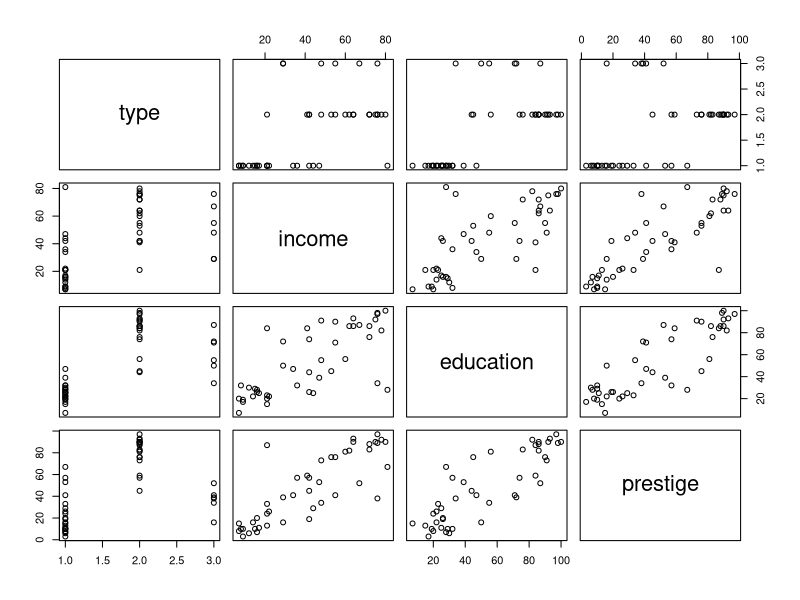
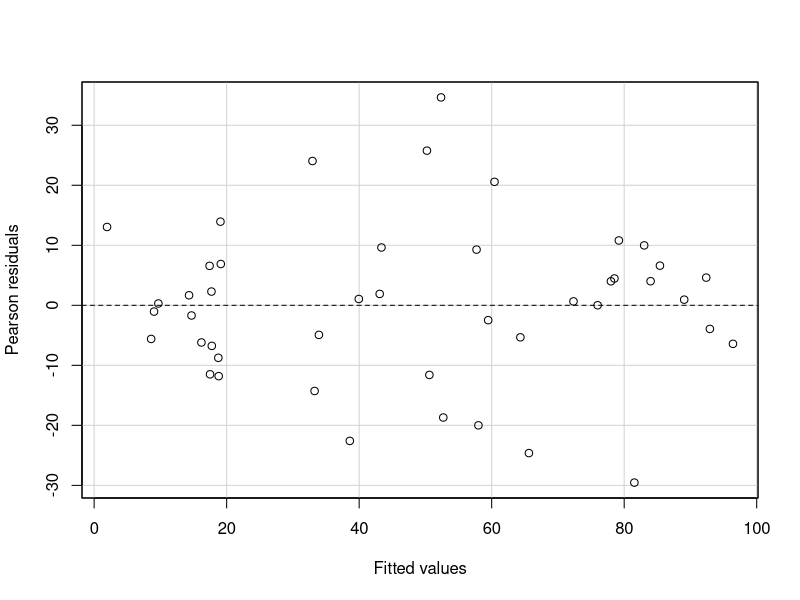
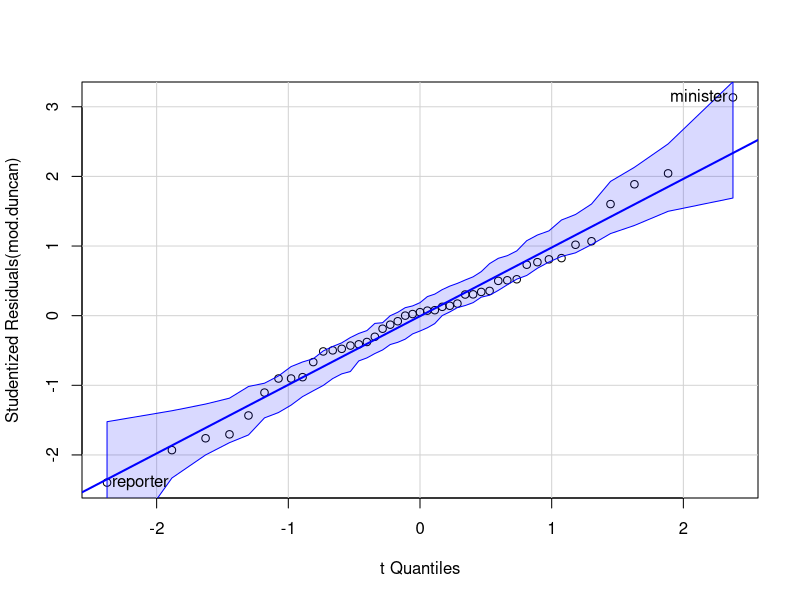
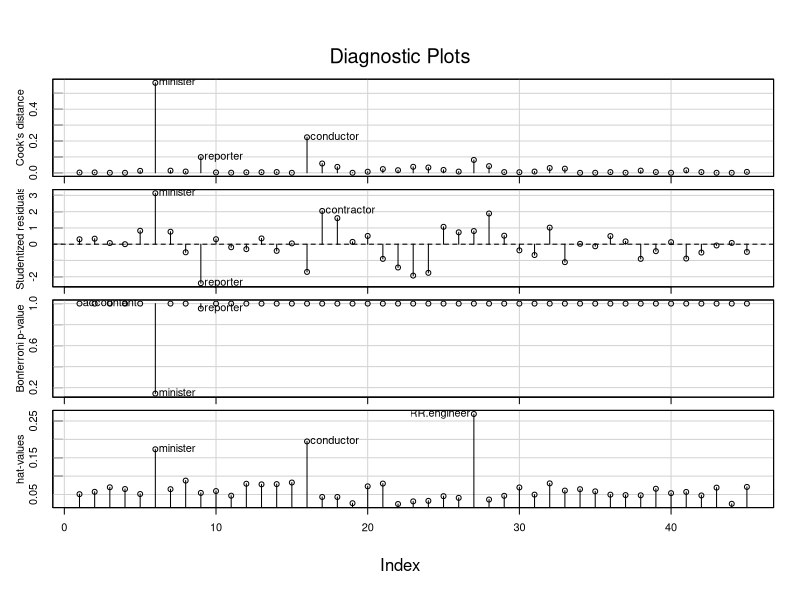
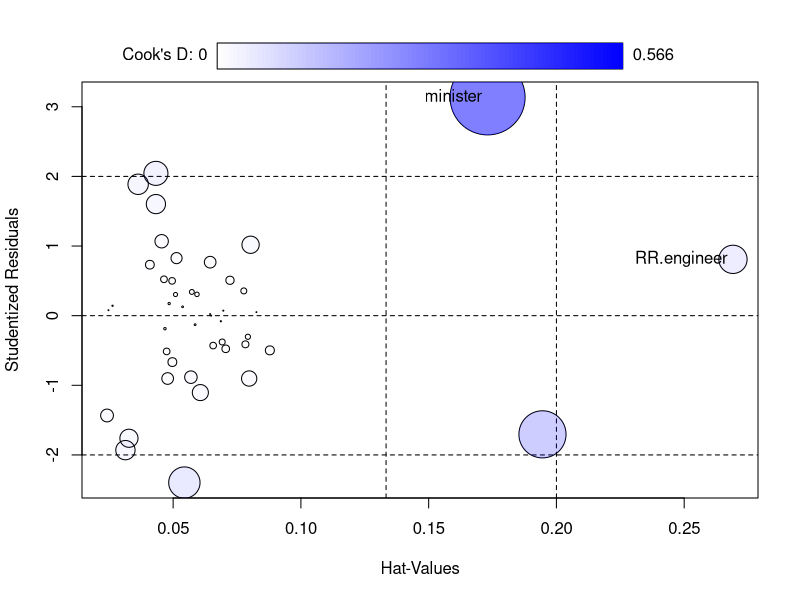
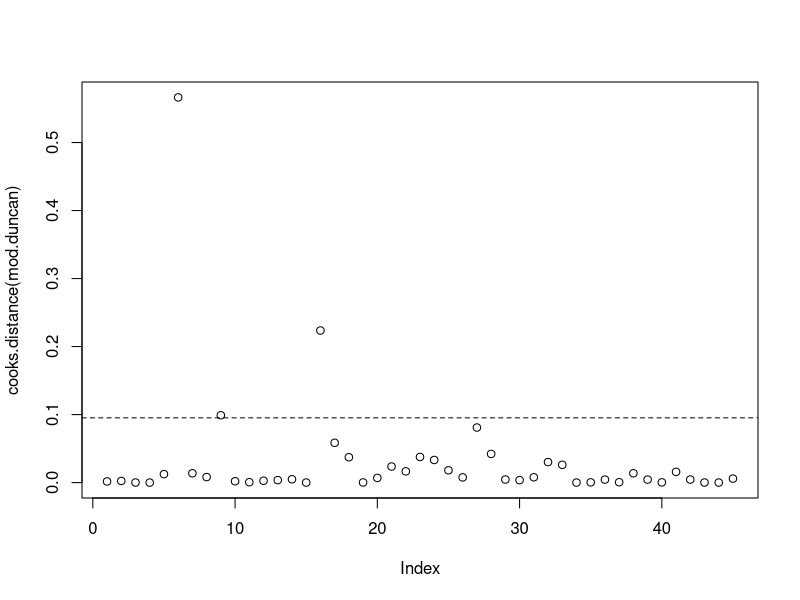
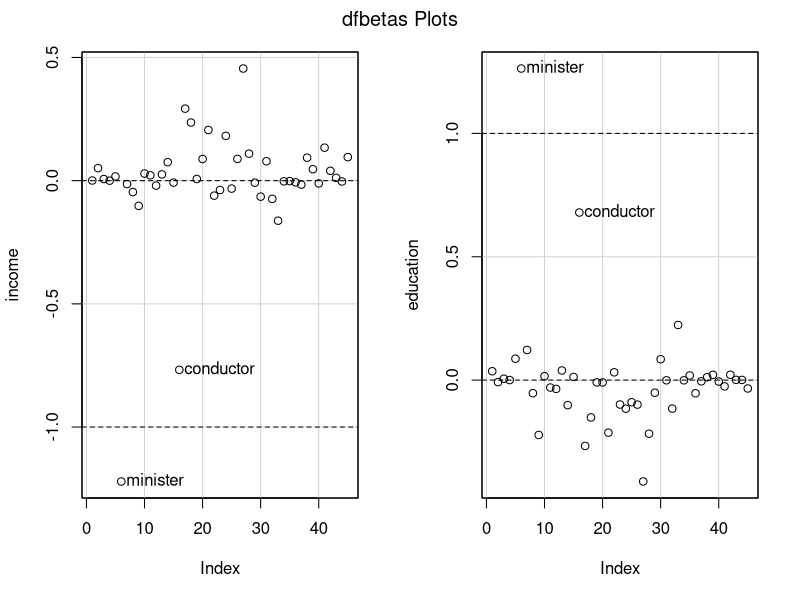
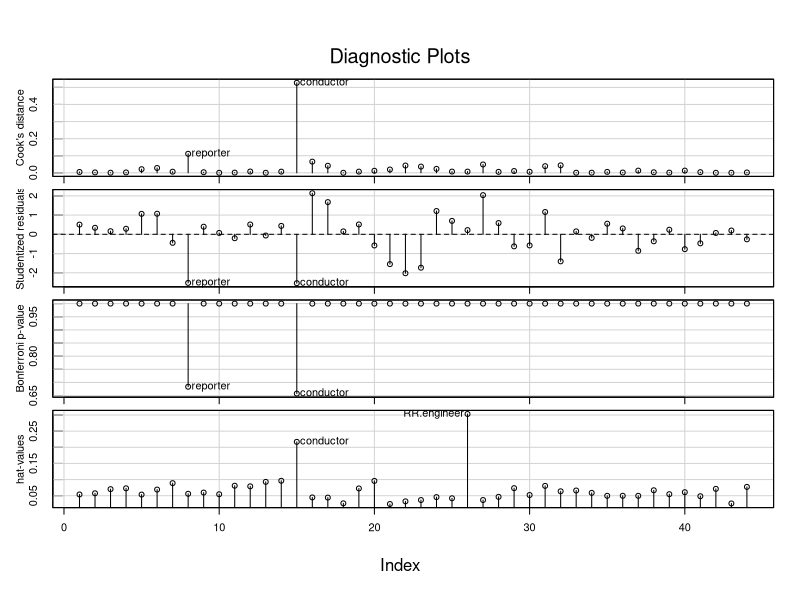

Source code (R) for these figures, in order:
library(car)
data(Duncan)
plot(Duncan)
mod.duncan <- lm(prestige~income+education,data=Duncan)
summary(mod.duncan)
residualPlot(mod.duncan,quadratic=F)
qqPlot(mod.duncan)

influenceIndexPlot(mod.duncan,id=list(n=3))
#第二張圖可以看出有一個參數minister標準差在3，可能會是一個outlier
outlierTest(mod.duncan)
#但經過baffaroni調整後(第三張圖)他的p-value變成0.2了，雖然小，但不顯著為outlier

influencePlot(mod.duncan,id=list(n=1))
p=length(mod.duncan$coef)
n=nrow(Duncan)
limit1 = (2*p)/n #limit1 for Hat-Values of Bubble plot
limit2 = (3*p)/n #limit2 for Hat-Values of Bubble plot
#兩個limit即為泡泡圖中的直的虛線
#泡泡的半徑為cook distance，看有沒有超過兩個limit

#Check influential case using cook's distance
plot(cooks.distance(mod.duncan))
abline(h=4/(n-p), lty=2)
identify(1:n,cooks.distance(mod.duncan), row.names(Duncan))

#Check influential case using dfbetas
dfbetasPlots(mod.duncan,id.n=2)
#minister會對income造成負影響、對education造成正影響(看DFBETAS)



Duncan[rownames(Duncan)=='minister',]

newd <- Duncan[!rownames(Duncan)%in%c('minister'),]
m1 <- lm(prestige~income+education,data=newd)
influenceIndexPlot(m1,id=list(n=2))
n=nrow(newd)
plot(cooks.distance(m1))
abline(h=4/(n-p), lty=2)
identify(1:n,cooks.distance(m1), row.names(newd))
dfbetasPlots(m1,id.n=2)

compareCoefs(mod.duncan,m1,se=F)

newd1 <- newd[!rownames(newd)%in%c('conductor'),]
m2 <- lm(prestige~income+education,data=newd1)
influenceIndexPlot(m2,id=list(n=2))
n=nrow(newd1)
plot(cooks.distance(m2))
abline(h=4/(n-p), lty=2)
identify(1:n,cooks.distance(m2), row.names(newd1))
dfbetasPlots(m2,id.n=2)

compareCoefs(m1,m2,se=F)

newd2 <- newd1[!rownames(newd1)%in%c('reporter'),]
m3 <- lm(prestige~income+education,data=newd2)
influenceIndexPlot(m3,id.n=3)
n=nrow(newd2)
plot(cooks.distance(m3))
abline(h=4/(n-p), lty=2)
identify(1:n,cooks.distance(m3), row.names(newd2))
dfbetaPlots(m3,id.n=3)

compareCoefs(m2,m3,se=F)















